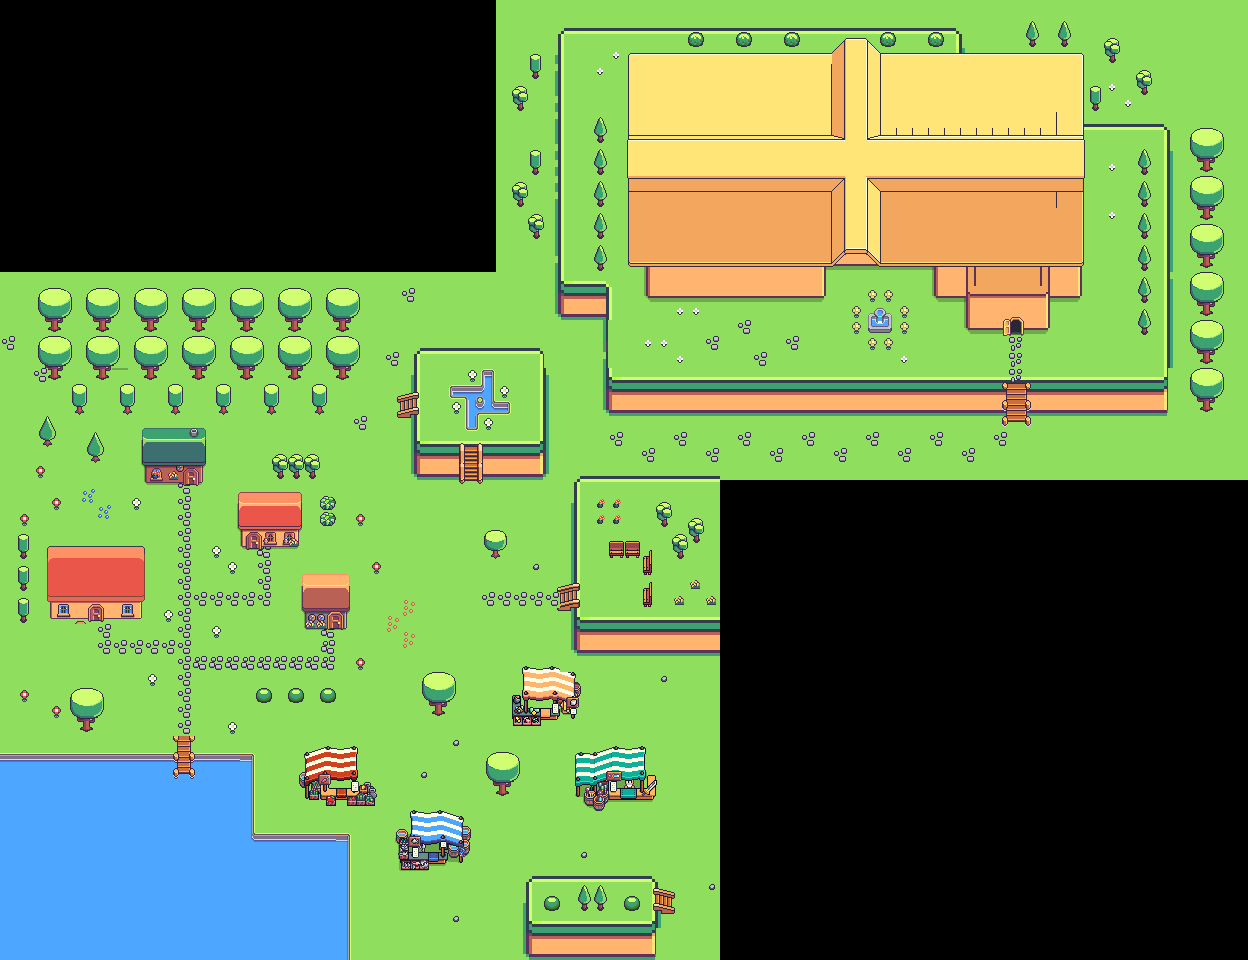

A 2D game scene composited from a Tiled map and its tileset images. What follows is a short description and the map's XML, with each tile layer's data collapsed to a summary:
An orthogonal 78x60 tile map with 16x16 px tiles, 1 tile layer (BaseLayer) and 231 objects (Boat, Fly, Gate).

<map version="1.10" tiledversion="1.11.0" orientation="orthogonal" renderorder="right-down" width="78" height="60" tilewidth="16" tileheight="16" infinite="0" nextlayerid="13" nextobjectid="277">
 <tileset firstgid="1" source="village.tsx" />
 <layer id="1" name="BaseLayer" width="78" height="60">
  <data>[4680 cells, 4680 non-empty, 4680 distinct tile ids]</data>
 </layer>
 <objectgroup id="8" name="Boat">
  <object id="266" name="Boat" x="174" y="736.667" width="20.6667" height="15.3333" />
 </objectgroup>
 <objectgroup id="2" name="Collision">
  <properties>
   <property name="Collision" type="bool" value="true" />
  </properties>
  <object id="1" x="628.667" y="54" width="453.333" height="211.333" />
  <object id="2" x="646.667" y="264.667" width="177.333" height="32.6667" />
  <object id="3" x="934" y="264.667" width="144.667" height="30" />
  <object id="4" x="966" y="293.333" width="36" height="34.6667" />
  <object id="5" x="1024" y="295.333" width="24" height="34" />
  <object id="6" x="1000.67" y="293.333" width="28" height="22.6667" />
  <object id="8" x="845.333" y="37.3333" width="20" height="16" />
  <object id="9" x="846" y="38">
   <polygon points="0,0 -14.6667,12.6667 -14,14.6667 33.3333,15.3333 18.6667,-2.66667" />
  </object>
  <object id="10" x="561.333" y="281.333" width="46.6667" height="35.3333" />
  <object id="12" x="608.667" y="378" width="397.333" height="36.6667" />
  <object id="13" x="1027.33" y="378.667" width="139.333" height="34" />
  <object id="14" x="556" y="31.3333" width="4.66667" height="283.333" />
  <object id="15" x="1166" y="126" width="2.66667" height="287.333" />
  <object id="16" x="1084" y="121.333" width="82.6667" height="4" />
  <object id="17" x="562.667" y="26.6667" width="396" height="4.66667" />
  <object id="18" x="958.667" y="30" width="6" height="23.3333" />
  <object id="19" x="528" y="51.3333" width="13.3333" height="26.6667" />
  <object id="20" x="511.333" y="84" width="16.6667" height="27.3333" />
  <object id="21" x="528.667" y="148" width="13.3333" height="27.3333" />
  <object id="22" x="511.333" y="180.667" width="16.6667" height="24.6667" />
  <object id="23" x="526.667" y="212.667" width="17.3333" height="26.6667" />
  <object id="24" x="1188" y="127.333" width="35.3333" height="30.6667" />
  <object id="25" x="1199.33" y="158" width="16" height="12.6667" />
  <object id="26" x="1188.67" y="175.333" width="34" height="30" />
  <object id="27" x="1198.67" y="204" width="16" height="14" />
  <object id="28" x="1188.67" y="223.333" width="34.6667" height="31.3333" />
  <object id="29" x="1198.67" y="253.333" width="15.3333" height="12.6667" />
  <object id="30" x="1189.33" y="272.667" width="34.6667" height="30.6667" />
  <object id="31" x="1200.67" y="302" width="12" height="13.3333" />
  <object id="32" x="1188.67" y="319.333" width="35.3333" height="30.6667" />
  <object id="33" x="1197.33" y="348.667" width="16.6667" height="17.3333" />
  <object id="35" x="1188.67" y="368.667" width="35.3333" height="30" />
  <object id="36" x="1199.33" y="400" width="16" height="12" />
  <object id="37" x="593.333" y="117.333" width="14" height="24.6667" />
  <object id="38" x="592.667" y="148.667" width="14" height="26.6667" />
  <object id="39" x="592" y="180" width="16" height="25.3333" />
  <object id="40" x="591.333" y="212.667" width="17.3333" height="26" />
  <object id="41" x="591.333" y="245.333" width="16" height="26.6667" />
  <object id="42" x="1136.67" y="146.667" width="14.6667" height="26.6667" />
  <object id="43" x="1136" y="180.667" width="14.6667" height="26.6667" />
  <object id="44" x="1136" y="214" width="14" height="24" />
  <object id="46" x="1137.33" y="245.333" width="14.6667" height="26" />
  <object id="47" x="1136" y="276.667" width="16" height="25.3333" />
  <object id="50" x="1136.67" y="308.667" width="16" height="25.3333" />
  <object id="51" x="850" y="303.333" width="58.6667" height="30.6667" />
  <object id="52" x="868" y="288" width="26" height="62.6667" />
  <object id="53" x="688" y="30.6667" width="17.3333" height="16.6667" />
  <object id="54" x="736" y="30.6667" width="16.6667" height="17.3333" />
  <object id="55" x="782" y="30" width="18.6667" height="16" />
  <object id="56" x="880.667" y="30.6667" width="14.6667" height="17.3333" />
  <object id="57" x="928" y="32.6667" width="15.3333" height="14" />
  <object id="58" x="1024.67" y="20" width="14.6667" height="27.3333" />
  <object id="59" x="1055.33" y="22.6667" width="16.6667" height="24" />
  <object id="60" x="1103.33" y="37.3333" width="16.6667" height="26" />
  <object id="61" x="1136" y="70" width="16" height="24" />
  <object id="62" x="1088.67" y="84.6667" width="13.3333" height="28" />
  <object id="63" x="-0.666667" y="754" width="176.667" height="206" />
  <object id="64" x="191.333" y="754.667" width="60" height="204.667" />
  <object id="65" x="174" y="834.667" width="175.333" height="126" />
  <object id="66" x="174" y="774" width="20.6667" height="63.3333" />
  <object id="67" x="37.3333" y="288" width="34.3333" height="30.6667" />
  <object id="68" x="46.3333" y="318" width="16" height="12.6667" />
  <object id="69" x="36.6667" y="336.333" width="34" height="30.3333" />
  <object id="70" x="48.6667" y="366.333" width="12" height="12.6667" />
  <object id="71" x="85" y="288.333" width="34.3333" height="30.6667" />
  <object id="72" x="94" y="319" width="16.6667" height="12" />
  </objectgroup>
 <objectgroup id="10" name="GoldOre" />
 <objectgroup id="9" name="Objects">
  <!-- 6 objects omitted --></objectgroup>
 <objectgroup id="11" name="TransportPoint">
  <!-- 1 objects omitted --></objectgroup>
 <objectgroup id="12" name="Apple" />
 <objectgroup id="3" name="Gate">
  <!-- 1 objects omitted --></objectgroup>
</map>
<!-- 164 of 231 objects omitted -->
